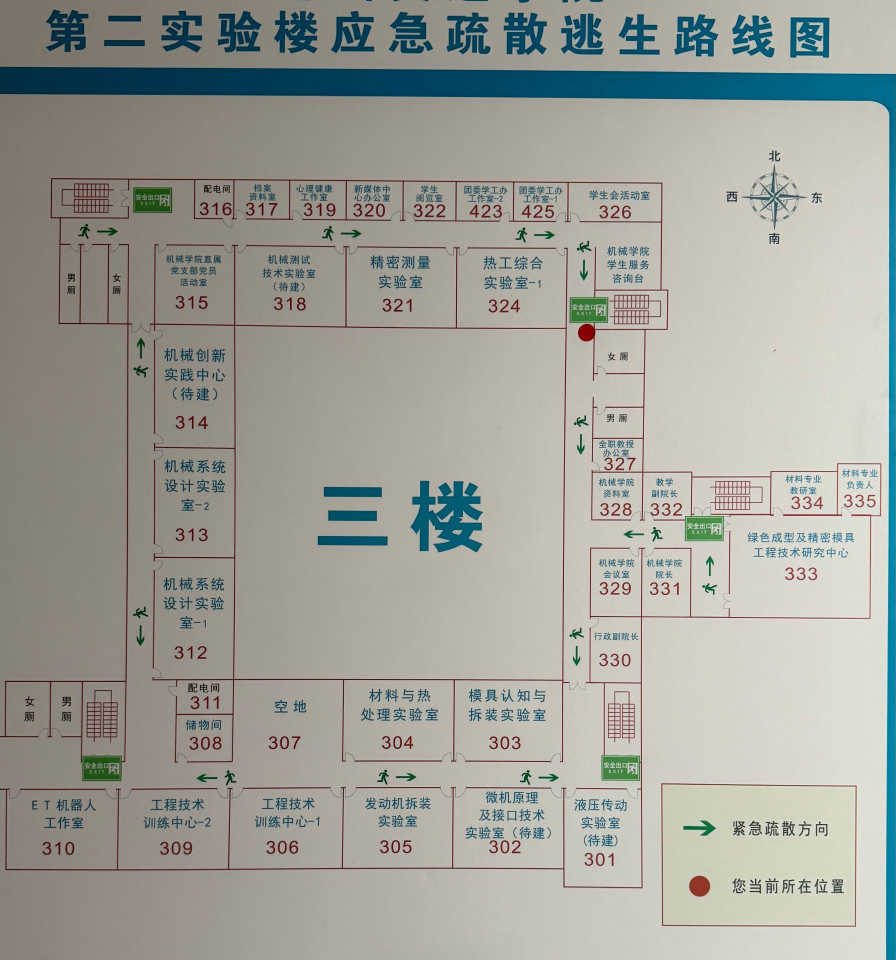
#> input picture assets/floors/B2-3F.jpg, 1791 x 1920 px (shown at 1/2 size)
$ python extract_cols.py
#> lines starting #> are read from the running program, lines starting #| are printed output that depends on the picture; after the words box and inside, x2 and y2 are one past the last pixel; in counts of white or black regions, pixels touching at a corner belong together
# -*- coding: utf-8 -*-
"""按竖带做行投影，找横向隔墙"""
import cv2, numpy as np, json, io

SRC = "../../assets/floors/B2-3F.jpg"
img = cv2.imread(SRC)
#> img is the input picture: shape (1920, 1791, 3); mean B, G, R 153.3, 161.1, 160.5
lab = cv2.cvtColor(img, cv2.COLOR_BGR2LAB)
#> lab: shape (1920, 1791, 3); mean of channels 0, 1, 2 167.9, 127.1, 132.1
A = cv2.split(lab)[1]
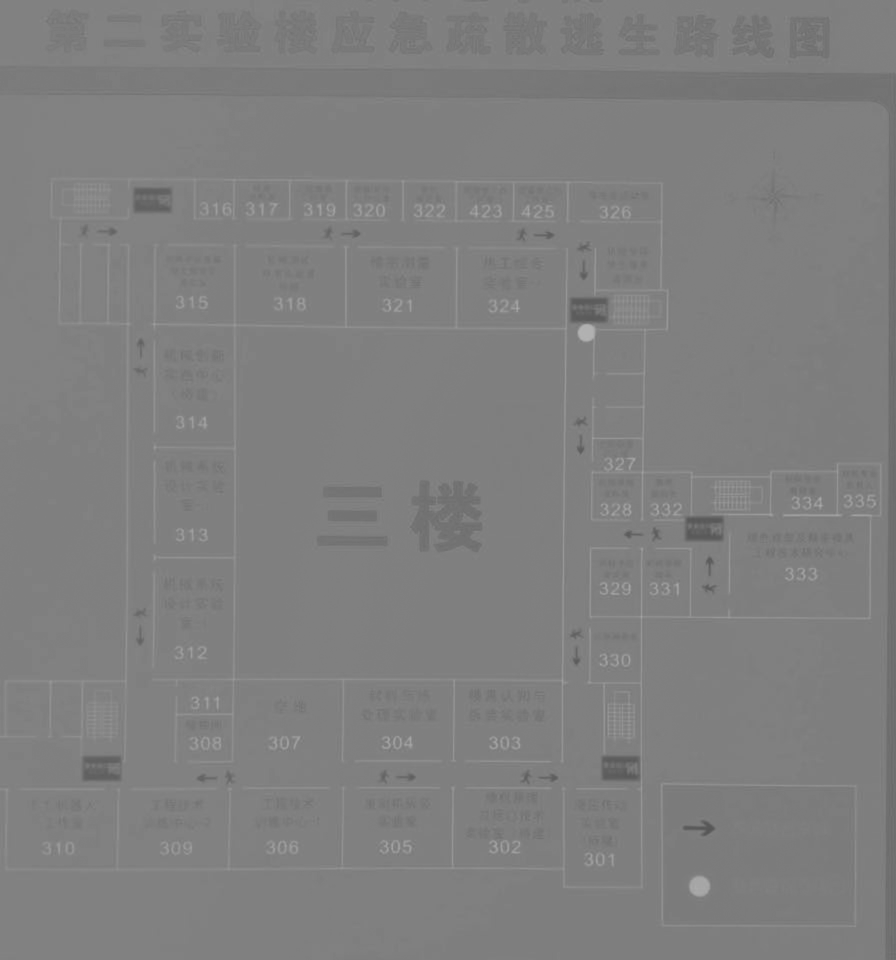
#> A: shape (1920, 1791) (shown at 1/2 size); min 84, max 181, mean 127.1
red = ((A > 138).astype(np.uint8))*255
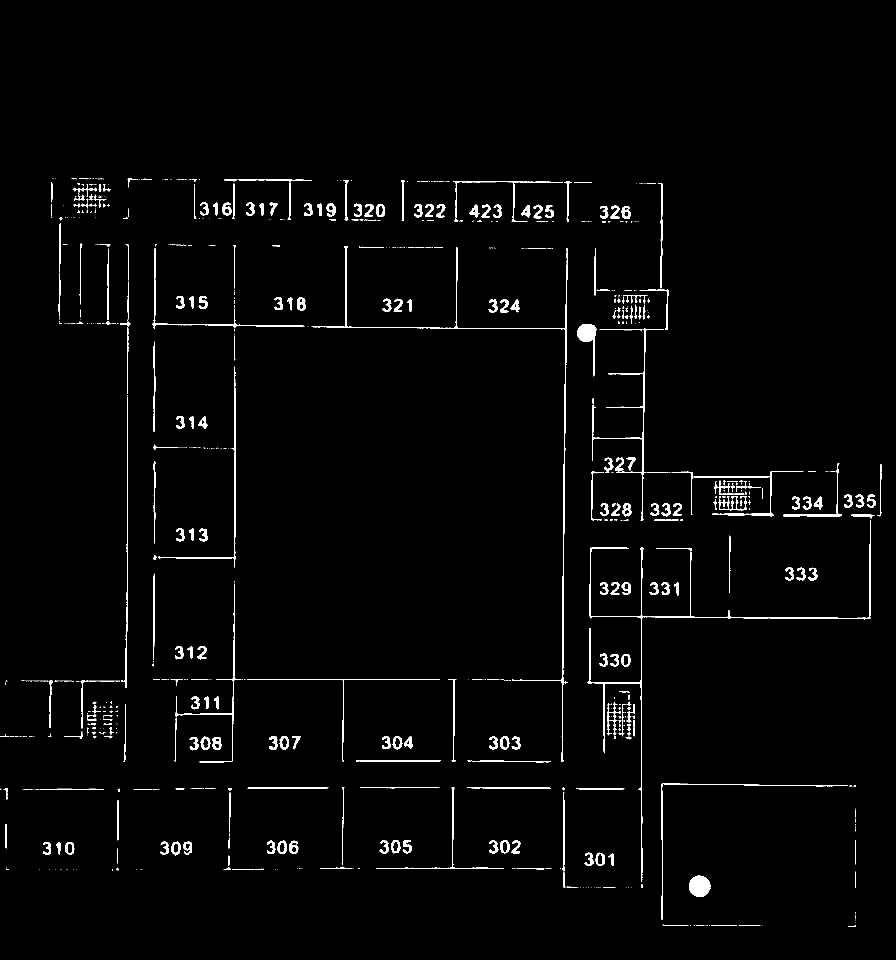
#> red: shape (1920, 1791) (shown at 1/2 size); 2% white; 790 white regions (493 under 20 px), largest, box (x1, y1, x2, y2) and area: (1175, 1040, 1742, 1764) 4944, (623, 492, 1136, 1524) 4585, (1212, 657, 1293, 1041) 1593
red = cv2.morphologyEx(red, cv2.MORPH_CLOSE, np.ones((3,3), np.uint8), iterations=1)/255
#> red: shape (1920, 1791) float64; values 0 (black) and 1 (white), 2.1% white; 385 white regions (149 under 20 px), largest, box (x1, y1, x2, y2) and area: (1175, 1040, 1742, 1764) 5181, (1184, 366, 1607, 1041) 4837, (623, 492, 1136, 1524) 4740

def peaks(arr, thr, gap=6):
    idx = np.where(arr >= thr)[0]
    if len(idx) == 0: return []
    out, s, p = [], idx[0], idx[0]
    for i in idx[1:]:
        if i - p > gap:
            out.append(int(round((s+p)/2))); s = i
        p = i
    out.append(int(round((s+p)/2)))
    return out

COLS = [
 (16, 100, "最左 女厕区"),
 (102, 254, "左侧楼梯/厕所带"),
 (308, 469, "左列 314/313/312"),
 (470, 1125, "中庭大空间"),
 (1128, 1180, "中廊"),
 (1180, 1420, "右列 卫生间/办公室"),
 (1420, 1760, "最右 334/335/333"),
 (1180, 1400, "右上 咨询服务台"),
]
res={}
for x1, x2, name in COLS:
    sub = red[:, x1:x2]
    rowsum = sub.sum(axis=1)
    wid = x2-x1
    ys = peaks(rowsum, wid*0.7)
    ys2 = peaks(rowsum, wid*0.4)
    res[name] = {"x":[x1,x2], "ys_strict":ys, "ys_loose":ys2}
    print("=== %s  x=%d..%d  w=%d" % (name, x1, x2, wid))
    print("   strict:", ys)
    print("   loose :", ys2)
#> this loop made 8 passes
#> (ys, ys2) on passes 2, 3, 4, 5, 7: ([1362, 1578], [378, 398, 410, 647, 1362, 1473, 1578]), ([649, 1115, 1359, 1428], [358, 649, 895, 1115, 1359, 1428, 1523, 1577]), ([1359, 1575], [656, 1358, 1522, 1576, 1736]), ([364], [364, 666, 1577, 1774]), ([1029, 1236], [1030, 1235, 1570])
#> (ys, ys2) on passes 6, 8: ([944, 1233], [580, 658, 876, 944, 1028, 1040, 1096, 1234, 1366, 1568]), ([944, 1096, 1233], [580, 658, 876, 944, 1028, 1040, 1096, 1234, 1366])
#> (printed output is left out)
#> pass 1, `sub = red[:, x1:x2]`:
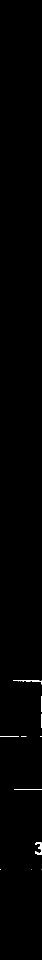
#> sub: shape (1920, 84) float64 (shown at 1/2 size); values 0 (black) and 1 (white), 0.28% white; 11 white regions (5 under 20 px), largest, box (x1, y1, x2, y2) and area: (70, 1684, 84, 1709) 169, (26, 1361, 84, 1369) 99, (28, 1578, 84, 1580) 60, (0, 1472, 38, 1474) 39, (83, 1392, 84, 1424) 32, (83, 1428, 84, 1456) 28
#> pass 2, `sub = red[:, x1:x2]`:
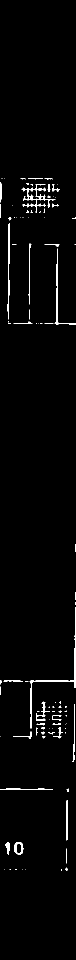
#> sub: shape (1920, 152) float64 (shown at 1/2 size); values 0 (black) and 1 (white), 1.8% white; 96 white regions (60 under 20 px), largest, box (x1, y1, x2, y2) and area: (59, 1214, 152, 1457) 748, (43, 368, 111, 425) 695, (15, 446, 20, 639) 450
#> pass 3, `sub = red[:, x1:x2]`:
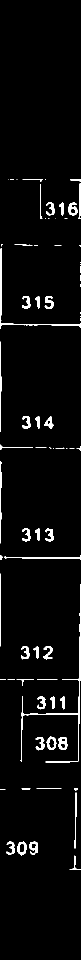
#> sub: shape (1920, 161) float64 (shown at 1/2 size); values 0 (black) and 1 (white), 3.2% white; 74 white regions (28 under 20 px), largest, box (x1, y1, x2, y2) and area: (41, 1168, 161, 1525) 1322, (0, 496, 161, 658) 788, (8, 1111, 161, 1120) 431
#> after the loop, res = 8 items

json.dump(res, io.open("_cols.json","w",encoding="utf-8"), ensure_ascii=False, indent=1)

$ run again, with assets/floors/B2-5F.jpg copied over assets/floors/B2-3F.jpg
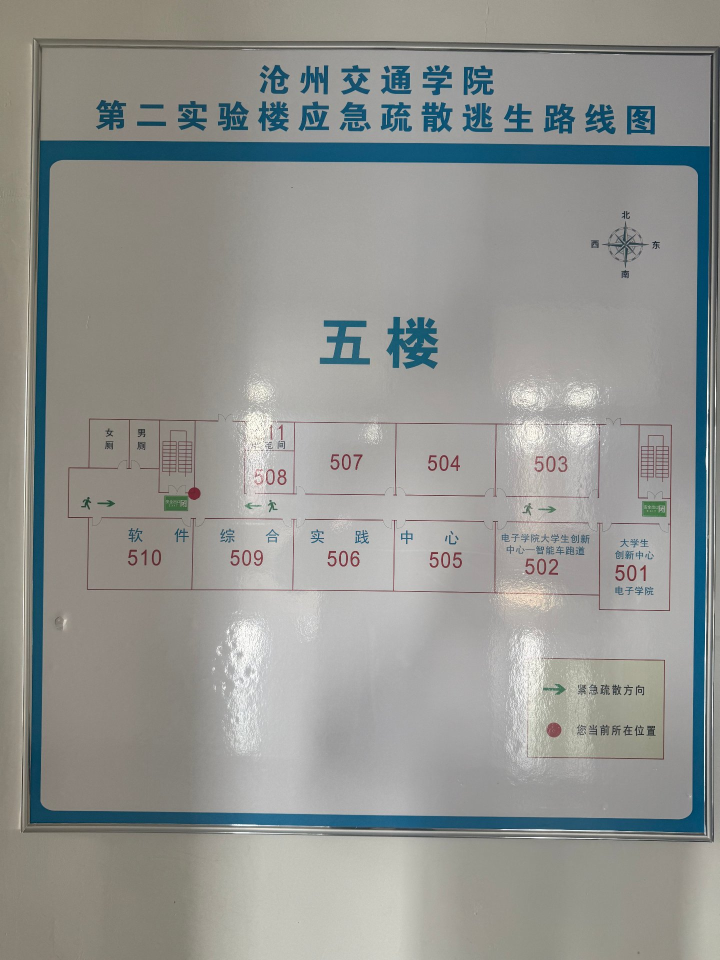
#> input picture assets/floors/B2-5F.jpg, 1440 x 1920 px (shown at 1/2 size)
#> img is the input picture: shape (1920, 1440, 3); mean B, G, R 145.2, 148.7, 146.9
#> lab: shape (1920, 1440, 3); mean of channels 0, 1, 2 156.3, 127.3, 129.6
#> `red = ((A > 138).astype(np.uint8))*255`:
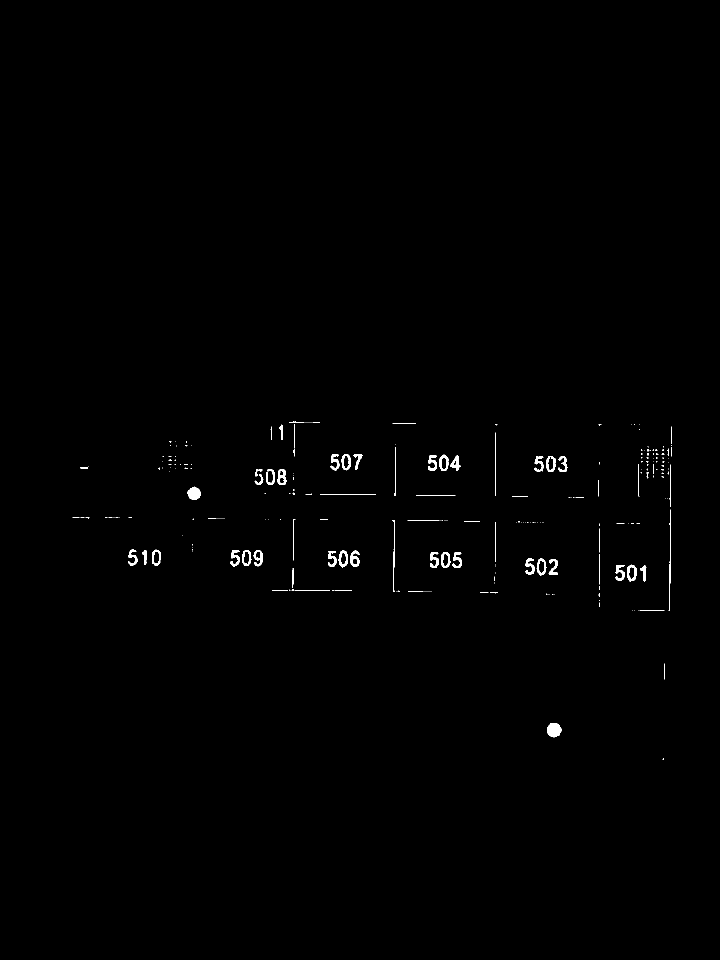
#> red: shape (1920, 1440) (shown at 1/2 size); 0.5% white; 259 white regions (190 under 20 px), largest, box (x1, y1, x2, y2) and area: (1094, 1446, 1123, 1475) 645, (375, 973, 401, 1000) 525, (1337, 1019, 1342, 1222) 355
#> the loop `for x1, x2, name in COLS:` made 8 passes
#> ys2 on passes 2, 5: [1035], [994]
#> (printed output is left out)
#> pass 3, `sub = red[:, x1:x2]`:
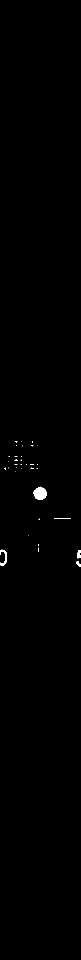
#> sub: shape (1920, 161) float64 (shown at 1/2 size); values 0 (black) and 1 (white), 0.33% white; 34 white regions (29 under 20 px), largest, box (x1, y1, x2, y2) and area: (67, 973, 93, 1000) 525, (0, 1099, 14, 1132) 181, (154, 1100, 161, 1117) 89, (152, 1122, 161, 1133) 52, (108, 1036, 142, 1038) 49
#> after the loop `for x1, x2, name in COLS:`: res = 8 items
